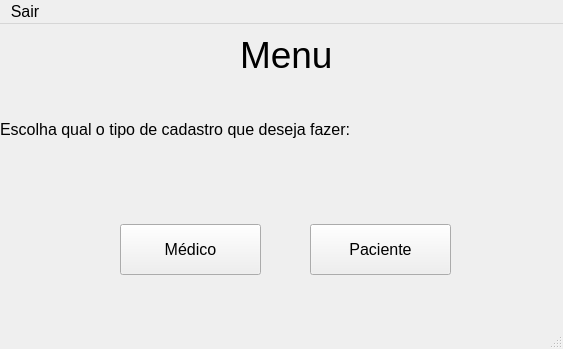
<?xml version="1.0" encoding="UTF-8"?>
<ui version="4.0">
 <class>Telamenu</class>
 <widget class="QMainWindow" name="Telamenu">
  <property name="geometry">
   <rect>
    <x>0</x>
    <y>0</y>
    <width>563</width>
    <height>349</height>
   </rect>
  </property>
  <property name="sizePolicy">
   <sizepolicy hsizetype="Ignored" vsizetype="Ignored">
    <horstretch>0</horstretch>
    <verstretch>0</verstretch>
   </sizepolicy>
  </property>
  <property name="font">
   <font>
    <family>Arial</family>
    <pointsize>12</pointsize>
   </font>
  </property>
  <property name="windowTitle">
   <string>MainWindow</string>
  </property>
  <property name="styleSheet">
   <string notr="true"/>
  </property>
  <property name="dockNestingEnabled">
   <bool>false</bool>
  </property>
  <widget class="QWidget" name="centralwidget">
   <widget class="QLabel" name="label_2">
    <property name="geometry">
     <rect>
      <x>10</x>
      <y>100</y>
      <width>281</width>
      <height>41</height>
     </rect>
    </property>
    <property name="font">
     <font>
      <family>Arial</family>
      <pointsize>12</pointsize>
     </font>
    </property>
    <property name="text">
     <string/>
    </property>
   </widget>
   <widget class="QLabel" name="label">
    <property name="geometry">
     <rect>
      <x>240</x>
      <y>10</y>
      <width>291</width>
      <height>41</height>
     </rect>
    </property>
    <property name="font">
     <font>
      <family>Arial</family>
      <pointsize>28</pointsize>
     </font>
    </property>
    <property name="text">
     <string>Menu</string>
    </property>
   </widget>
   <widget class="QLabel" name="label_3">
    <property name="geometry">
     <rect>
      <x>0</x>
      <y>90</y>
      <width>461</width>
      <height>31</height>
     </rect>
    </property>
    <property name="styleSheet">
     <string notr="true">font: 14pt &quot;Arial&quot;;</string>
    </property>
    <property name="text">
     <string>Escolha qual o tipo de cadastro que deseja fazer:</string>
    </property>
   </widget>
   <widget class="QPushButton" name="btnMedico">
    <property name="geometry">
     <rect>
      <x>120</x>
      <y>200</y>
      <width>141</width>
      <height>51</height>
     </rect>
    </property>
    <property name="styleSheet">
     <string notr="true">font: 14pt &quot;Arial&quot;;</string>
    </property>
    <property name="text">
     <string>Médico</string>
    </property>
   </widget>
   <widget class="QPushButton" name="btnPaciente">
    <property name="geometry">
     <rect>
      <x>310</x>
      <y>200</y>
      <width>141</width>
      <height>51</height>
     </rect>
    </property>
    <property name="styleSheet">
     <string notr="true">font: 14pt &quot;Arial&quot;;</string>
    </property>
    <property name="text">
     <string>Paciente</string>
    </property>
   </widget>
  </widget>
  <widget class="QMenuBar" name="menubar">
   <property name="geometry">
    <rect>
     <x>0</x>
     <y>0</y>
     <width>563</width>
     <height>21</height>
    </rect>
   </property>
   <widget class="QMenu" name="menuSair">
    <property name="title">
     <string>Sair</string>
    </property>
   </widget>
   <addaction name="menuSair"/>
  </widget>
  <widget class="QStatusBar" name="statusbar"/>
 </widget>
 <resources/>
 <connections/>
</ui>
